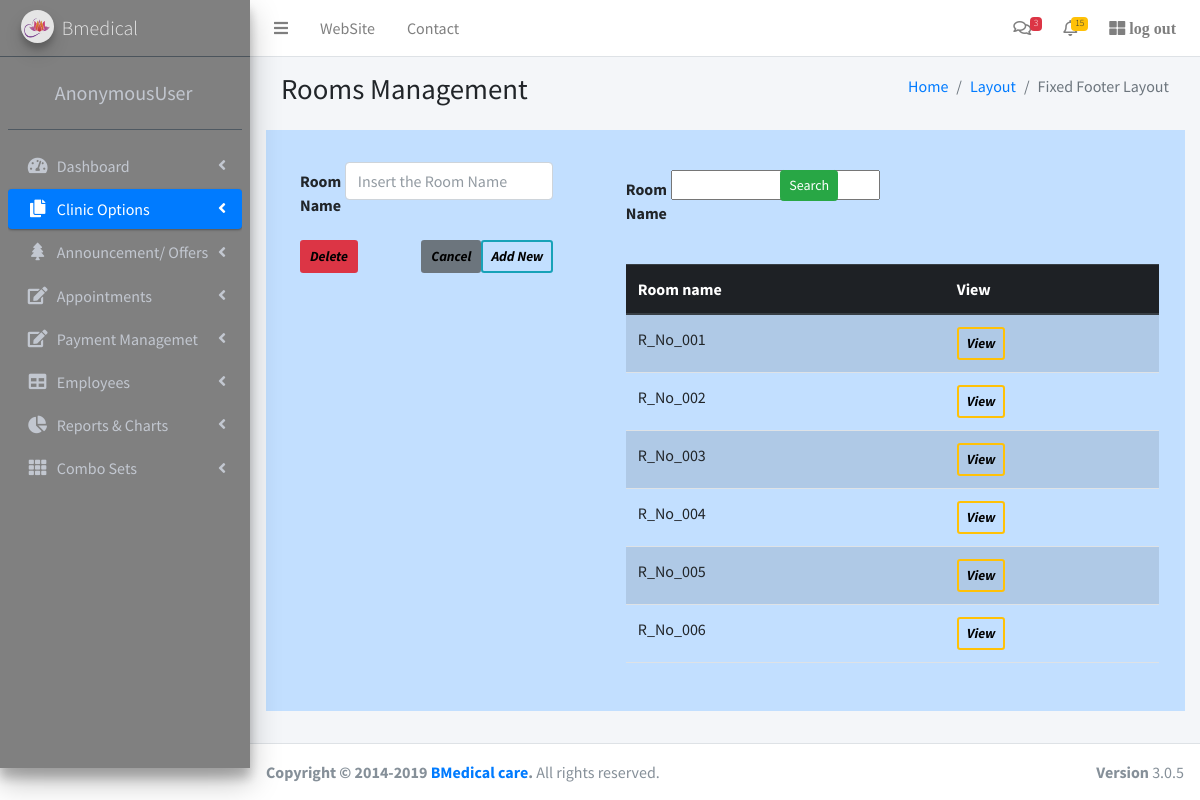
The app's page /appsample/rooms/ with its own data.
### appsample/models.py (models this page shows, shortened)
class Room(models.Model):
	name = models.CharField(max_length = 20)

### appsample/views.py (the view)
# urls.py: re_path(r'^rooms/(?P<pk>\d+)?$', views.room, name = 'rooms'),
def room(request, pk=None):
	model = Room.objects.get(pk=pk) if pk else Room()
	data = Room.objects.all()
	filter = RoomFilter(request.GET, queryset = data)
	data = filter.qs
	if request.POST.get('save'):
		form = RoomForm(request.POST, instance=model)
		if form.is_valid():
			form.save()
			return redirect('/appsample/rooms')
	else:
		form = RoomForm(instance=model)
		if request.POST:
			model.delete()
			return redirect('/appsample/rooms')
	context = {'form':form, 'data':data, 'filter':filter}
	return render(request, 'room.html', context)

### appsample/forms.py (shortened to what this page needs)
class RoomForm(ModelForm):
	class Meta:
		model = Room
		fields = '__all__'
		widgets = {
			'name':TextInput(attrs = {'class':'form-control ', 'placeholder':'Insert the Room Name'}),
		}

### appsample/templates/room.html (shortened to what this page needs)
{% extends 'main.html' %}
{% block content %}
<section class="content-header">
  <div class="container-fluid">
    <div class="row mb-2">
      <div class="col-sm-6">
        <h1>Rooms Management</h1>
      </div>
      <div class="col-sm-6">
        <ol class="breadcrumb float-sm-right">
          <li class="breadcrumb-item"><a href="#">Home</a></li>
          <li class="breadcrumb-item"><a href="#">Layout</a></li>
          <li class="breadcrumb-item active">Fixed Footer Layout</li>
        </ol>
      </div>
    </div>
  </div>
</section>
<div style="background-color:#C2DFFF;" >
<div class="row">
    <div class=" p-3 my-3  col-md-4"  >
		<form method = "POST"  style="margin-left:10px;" class="pl-3">
  				<div class="row mb-3">
    				<label  class="col-sm-2 col-form-label fw-bold">Room Name</label>
   					<div class="col-sm-10">
     					 {{form.name}}
    				</div>
  				</div>
			<input type="submit" value="Add New " name="save" style="color: black" class="btn btn-outline-info  border-2 fw-bold btn-sm fst-italic float-end">
			<input type="submit" value="Delete" style="color: black" class="btn btn-danger  border-2 fw-bold btn-sm fst-italic float-left">
			<input type="reset"  value="Cancel" style="color: black" class="btn btn-secondary  border-2 fw-bold btn-sm fst-italic float-end">
		</form>
    </div>
    <div class="p-3 my-3  col-md-8  " >
		<div class= "row ">
			<form method = "GET" class=" pl-5 row mt-2">
	  			<div class="col-md-4 ">
	  				<div class="row mb-3">
    					<label  class="col-sm-3 col-form-label fw-bold pr-2">Room Name</label>
   						<div class="col-sm-7 ">
     					 	{{filter.form.name}}
    					</div>
  					</div>
	  			</div>
				<div class="col-md-1 ">
					<input type="submit" value="Search " class="btn btn-success btn-sm float-end ">
				</div>
		</form>
		</div>
		<div class= "row pt-3 pl-5 pr-4">
					<table class="table table-striped  table-hover caption-top ">
						<thead class="thead-dark table-active">
							<tr>
								<th scope="col">Room name</th>
								<th scope="col">View</th>
							</tr>
						</thead>
						<tbody>
							{% for d in data %}
							<tr>
								<td>{{d.name}}</td>
								<td>
									<a class="btn btn-outline-warning btn-sm border-2 fst-italic fw-bold" href = "{{d.id}}" style="color: black;" >View</a>
							</tr>
							{% endfor %}
						</tbody>
					</table>
		</div>
    </div>
</div>
</div>
{% endblock %}

### records on screen
Room: name "R_No_001"
Room: name "R_No_002"
Room: name "R_No_003"
Room: name "R_No_004"
Room: name "R_No_005"
Room: name "R_No_006"

### other values on screen
{{ request.user }} "AnonymousUser"
